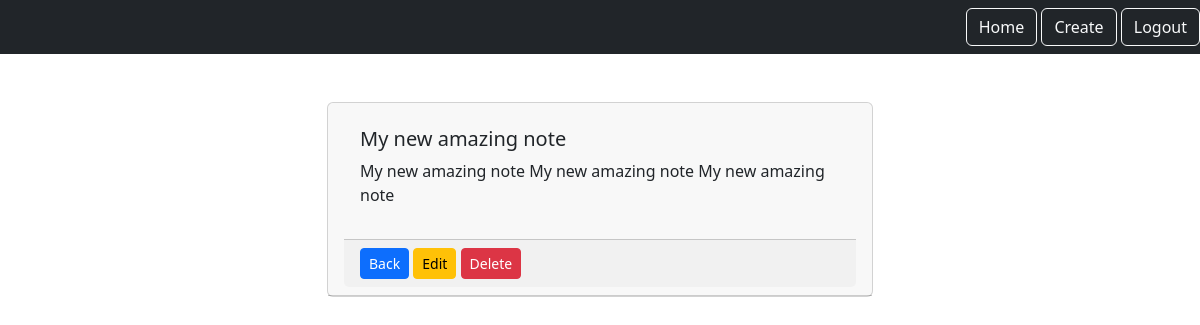
Screenshot of /smart/codesnips/8 (signed in) with the database file from the repository.
### codesnip/models.py (models this page shows)
class Codesnip(models.Model):
    title = models.CharField(max_length=200)
    text = models.TextField()
    created = models.DateTimeField(auto_now_add=True)
    user  = models.ForeignKey(User, on_delete=models.CASCADE, related_name='codesnip')

### codesnip/views.py (the view)
# urls.py: path('codesnips/<int:pk>', views.SnippetDetailView.as_view(),  name='snippet_detail'),
class SnippetDetailView(LoginRequiredMixin, DetailView):
    model = Codesnip
    template_name = 'codesnips/codesnip_detail.html'
    context_object_name = 'snippet'
    login_url = "/login"
    def get_queryset(self):
        return self.request.user.codesnip.all()

### codesnip/templates/codesnips/codesnip_detail.html
{% extends 'base.html' %}
{% load static %}
{% block content %}
<div class="row justify-content-center">
    <div class="col-md-6">
        <div class="card">
            <div class="card-header">
                <div class="card-body">
                    <h1 class="fs-5">{{snippet.title}}</h1>
                    <p>{{snippet.text}}</p>
                </div>
                <div class="card-footer">
                    <a href=""  class="btn btn-sm btn-primary">Back</a>
                    <a href="" class="btn btn-sm btn-warning">Edit</a>
                    <a href="" class="btn btn-sm btn-danger">Delete</a>
                </div>
            </div>
        </div>
    </div>
</div>
{% endblock %}

### rows the page displays
Codesnip: title "My new amazing note", text "My new amazing note My new amazing note My new amazing note"
